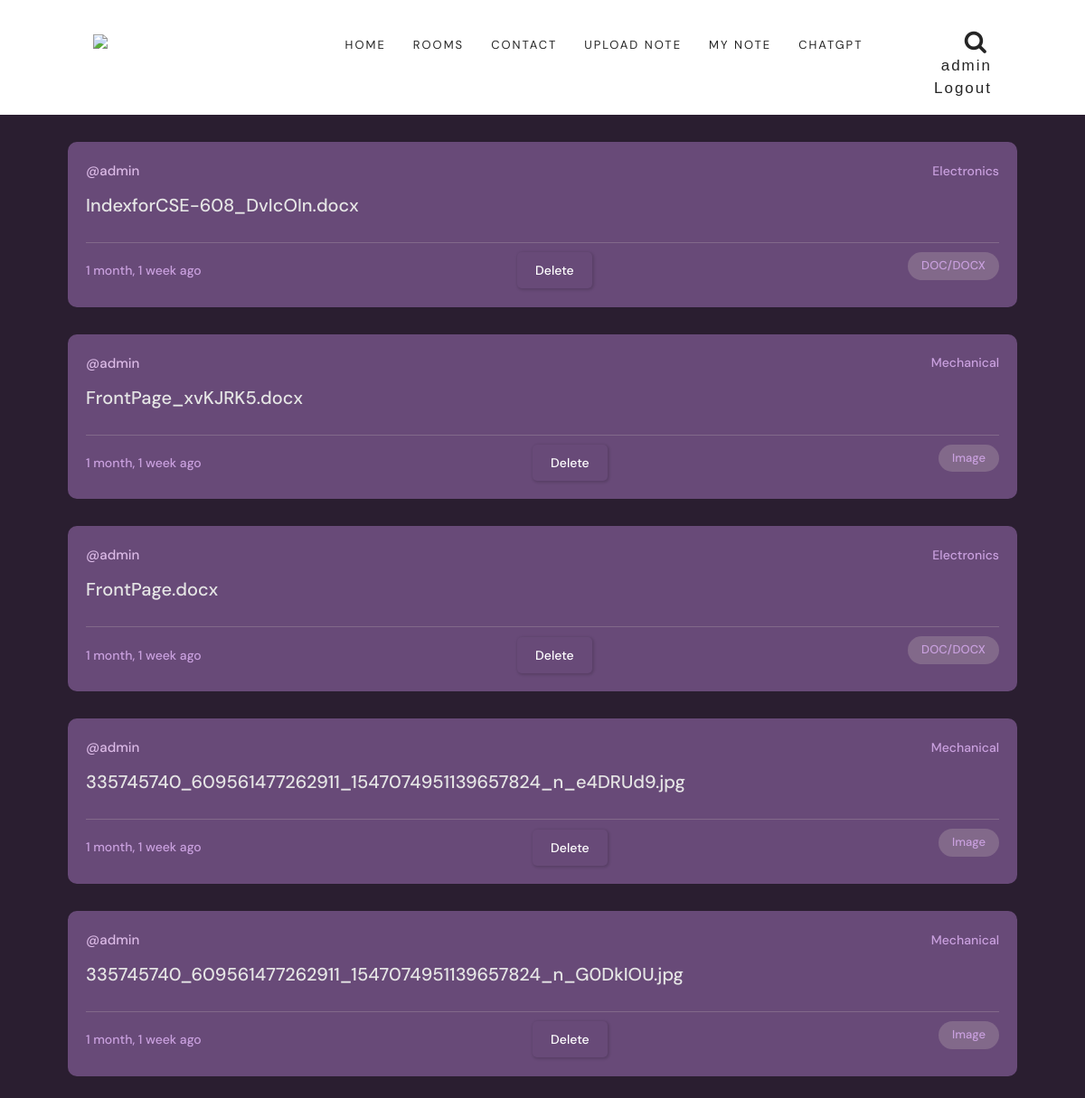
Screenshot of /my_notes/ (signed in) with the database file from the repository.
### base/models.py (models this page shows, shortened)
class Notes(models.Model):
    user = models.ForeignKey(User,on_delete=models.CASCADE)
    uploadingdate = models.CharField(max_length=30)
    branch = models.CharField(max_length=30)
    subject = models.CharField(max_length=30)
    notesfile = models.FileField(null=True)
    filetype = models.CharField(max_length=30)
    description = models.CharField(max_length=200, null=True)
    status = models.CharField(max_length=15)
    update = models.DateTimeField(auto_now=True)
    created = models.DateTimeField(auto_now_add=True)
    class Meta:
        ordering = ['-update', '-created']

### base/views.py (the view)
# urls.py: path('my_notes/', views.my_notes, name="my_notes"),
def my_notes(request):
    if not request.user.is_authenticated:
        return redirect('login')
    user = User.objects.get(id=request.user.id)
    notes = Notes.objects.filter(user=user)
    context = {'notes':notes}
    return render(request, 'note/my_notes.html',context)

### base/templates/note/my_notes.html (shortened to what this page needs)
{% extends 'base/base.html' %}{% include 'base/navbar.html' %}{% block title %}My Notes{%endblock %} {% block content%}
<main class="">
  <div class="container">
    {% for note in notes %}
    <div class="roomListRoom">
      <div class="roomListRoom__header">
        <a href="#" class="roomListRoom__author" style="text-decoration: none">
          <span>@{{note.user}}</span>
        </a>
        <div class="roomListRoom__actions">
          <span>{{note.branch}}</span>
        </div>
      </div>
      <div class="roomListRoom__content">
        <a href="{{note.notesfile.url}}" download>{{note.notesfile}}</a>
      </div>
      <div class="roomListRoom__meta">
        <a href="#" style="text-decoration: none" class="roomListRoom__joined"
          >{{note.created|timesince}} ago
        </a>
        <a
          href="{% url 'delete_mynotes' note.id %}"
          class="btn btn-danger"
          onclick="return confirm('Are your sure to Delete ?')"
          >Delete</a
        >
        <p class="roomListRoom__topic">{{note.filetype}}</p>
      </div>
    </div>
    {% endfor %}
  </div>
</main>
{% endblock %}

### templates/base/navbar.html (shortened to what this page needs)
{% load static %}
<main>
  <div id="wrapper">
    <header id="header" class="sticky-header">
      <div class="max-container">
        <strong class="logo">
          <a href="{% url 'home' %}">
            <span class="img">
              <img src="{% static 'style/images/logo.png ' %}" />
            </span>
          </a>
        </strong>
        <div class="align-right">
          <nav class="navbar navbar-default">
            <div class="container-fluid">
              <div
                class="collapse navbar-collapse"
                id="bs-example-navbar-collapse-1"
              >
                <ul class="nav navbar-nav">
                  <li>
                    <a href="{% url 'home' %}">Home</a>
                  </li>
                  <li><a href="{% url 'rooms' %}">Rooms</a></li>
                  <li><a href="#">Contact</a></li>
                  <li><a href=" {% url 'upload_notes' %} ">Upload Note</a></li>
                  <li><a href=" {% url 'my_notes' %} ">My Note</a></li>
                  <li><a href="{% url 'chat' %}">Chatgpt</a></li>
                </ul>
              </div>
            </div>
          </nav>
          <div class="search-area">
            <div class="search-box">
              <form action=" {% url 'rooms' %} " method="GET">
                <a class="search" name="q" href="{% url 'rooms' %}"
                  ><i class="icon-search"></i
                ></a>
                <input type="search" name="q" placeholder="Search Rooms...." />
              </form>
            </div>
            {% if request.user.is_authenticated %}
            <a
              href=" {% url 'update-user' %} "
              style="
                text-decoration: none;
                font-family: 'Quicksand', sans-serif;
                letter-spacing: 2px;
                font-size: 17px;
              "
              class="nav-link"
              >{{user.username}}</a
            >
            <a
              class="nav-link"
              style="
                text-decoration: none;
                font-family: 'Quicksand', sans-serif;
                letter-spacing: 2px;
                font-size: 17px;
              "
              href="{% url 'logout' %}"
              >Logout</a
            >
            {% endif %}
          </div>
        </div>
      </div>
    </header>
  </div>
</main>

### static/style/css/responsive.css (style rules this page uses)
@media only screen and (max-width: 1919px) { .max-container { padding: 0 15px; max-width: 1600px; } }
@media only screen and (max-width: 1919px) { .align-right { width: 82.7%; } }
@media only screen and (max-width: 1599px) { .max-container { max-width: 1400px; } }
@media only screen and (max-width: 1599px) { .align-right { width: 75.7%; } }
@media only screen and (max-width: 1599px) { #header .navbar-default { width: 83%; } }
@media only screen and (max-width: 1599px) { #header .navbar-nav li { margin: 0 2px 0 0; } }
@media only screen and (max-width: 1399px) { .max-container { max-width: 1280px; } }
@media only screen and (max-width: 1399px) { #header .navbar-nav a { padding: 8px 14px; } }
@media only screen and (max-width: 1279px) { .max-container { max-width: 1024px; } }
@media only screen and (max-width: 1279px) { .align-right { width: 76.5%; } }
@media only screen and (max-width: 1279px) { .navbar-collapse, .container-fluid { padding-right: 0; } }
@media only screen and (max-width: 1279px) { #header .navbar-default { width: 91%; } }
@media only screen and (max-width: 1279px) { .align-right .search-area { width: 9%; } }

### static/style/css/color/color.css (style rules this page uses)
.loader > div, .promo h2:after, .promo h2:before, .comment h3:after, .comment-form h3:after, .info .more:hover:after, .info .more:hover:before, .masonry-holder h2:after, .sidebar .widget h2:after, .error-sec .btn-back:hover, #header .navbar-nav a:after, #header .navbar-nav a:before, .visual .slick-dots button:hover, .visual .slick-dots .slick-active button, .blockquote blockquote cite:after { background: #43055a; }

### base/templates/note/my_notes.html (style rules this page uses)
:root { --color-main: #dbbae6; --color-main-light: #e1f6fb; --color-dark: #684a78; --color-dark-medium: #82698a; --color-dark-light: #696d97; --color-light: #e5e5e5; --color-gray: #8b8b8b; --color-light-gray: #c9a0de; --color-bg: #2a1e30; --color-success: #5dd693; --color-error: #fc4b0b; }
* { font-family: "DM Sans", -apple-system, BlinkMacSystemFont, "Segoe UI", Roboto, Oxygen, Ubuntu, Cantarell, "Open Sans", "Helvetica Neue", sans-serif; margin: 0; padding: 0; box-sizing: border-box; text-rendering: optimizeLegibility; font-size: inherit; }
html { font-size: 56.25%; }
@media only screen and (min-width: 1200px) { html { font-size: 62.5%; } }
body { line-height: 1.6; font-weight: 400; font-size: 1.5rem; color: var(--color-light-gray); background-color: var(--color-bg); min-height: 100vh; }
img { width: 100%; }
a { display: inline-block; color: var(--color-main); text-decoration: none; }
.container { max-width: 120rem; width: 90%; margin: auto; }
.btn { background-color: transparent; border: none; display: inline-flex; align-items: center; gap: 1rem; cursor: pointer; transition: all ease-in-out 0.3s; padding: 1rem 2rem; border-radius: 5px; box-shadow: 1px 1px 3px 1px rgba(0, 0, 0, 0.15); font-weight: 500; }
.roomListRoom { margin-bottom: 2.4rem; background-color: var(--color-dark); border-radius: 1rem; padding: 2rem; }
.roomListRoom__header { display: flex; justify-content: space-between; align-items: center; }
.roomListRoom__author { font-weight: 500; display: flex; align-items: center; gap: 1rem; }
.roomListRoom__actions { display: flex; align-items: flex-start; gap: 1rem; position: relative; }
.roomListRoom__actions span { font-size: 1.4rem; font-weight: 500; }
.roomListRoom__content { margin: 1rem 0; }
.roomListRoom__content a { font-size: 2rem; font-weight: 500; margin-bottom: 1.5rem; color: var(--color-light); transition: all 0.3s ease-in-out; }
.roomListRoom__meta { border-top: 1px solid var(--color-dark-medium); padding-top: 1rem; display: flex; align-items: center; justify-content: space-between; }
.roomListRoom__joined { color: var(--color-light-gray); display: flex; align-items: center; gap: 1rem; font-size: 1.4rem; font-weight: 500; }
.roomListRoom__topic { padding: 5px 1.5rem; background-color: var(--color-dark-medium); border-radius: 5rem; font-weight: 500; font-size: 1.3rem; }
.roomListRoom { margin-top: 30px; }

### rows the page displays
Notes: user "admin", branch "Electronics", notesfile "IndexforCSE-608_DvIcOIn.docx", created "1 month, 1 week", filetype "DOC/DOCX"
Notes: user "admin", branch "Mechanical", notesfile "FrontPage_xvKJRK5.docx", created "1 month, 1 week", filetype "Image"
Notes: user "admin", branch "Electronics", notesfile "FrontPage.docx", created "1 month, 1 week", filetype "DOC/DOCX"
Notes: user "admin", branch "Mechanical", notesfile "335745740_609561477262911_1547074951139657824_n_e4DRUd9.jpg", created "1 month, 1 week", filetype "Image"
Notes: user "admin", branch "Mechanical", notesfile "335745740_609561477262911_1547074951139657824_n_G0DkIOU.jpg", created "1 month, 1 week", filetype "Image"

### other values shown
{{ user.username }} "admin"
